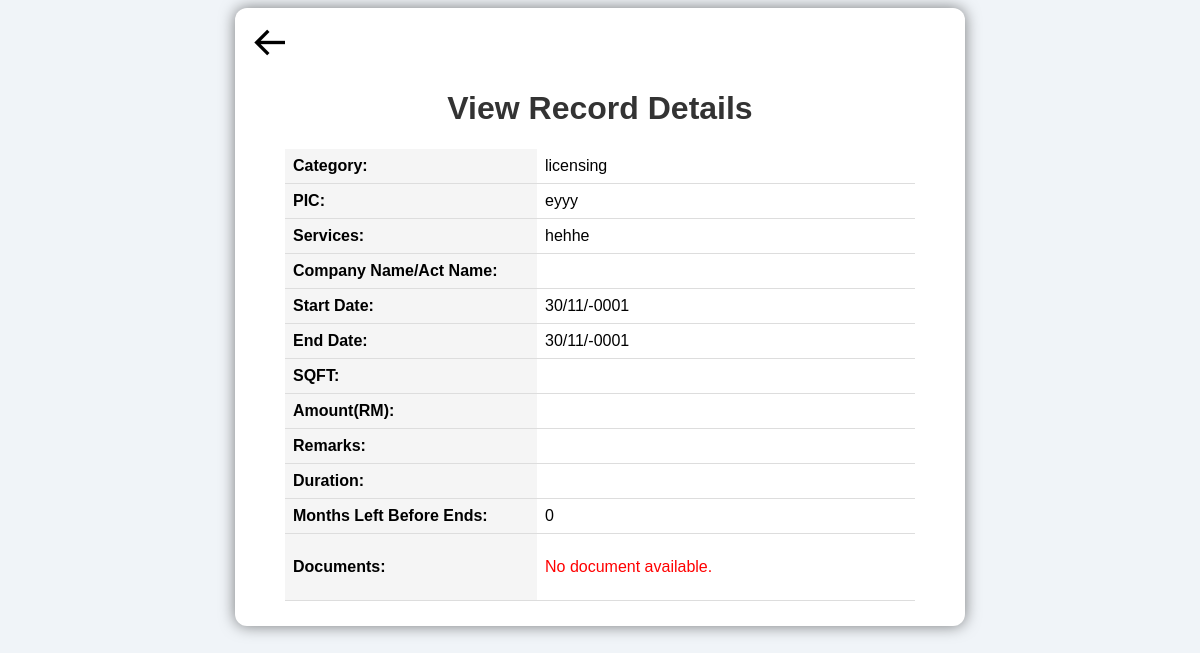
Before: /view1.php (signed in) with the older database file.
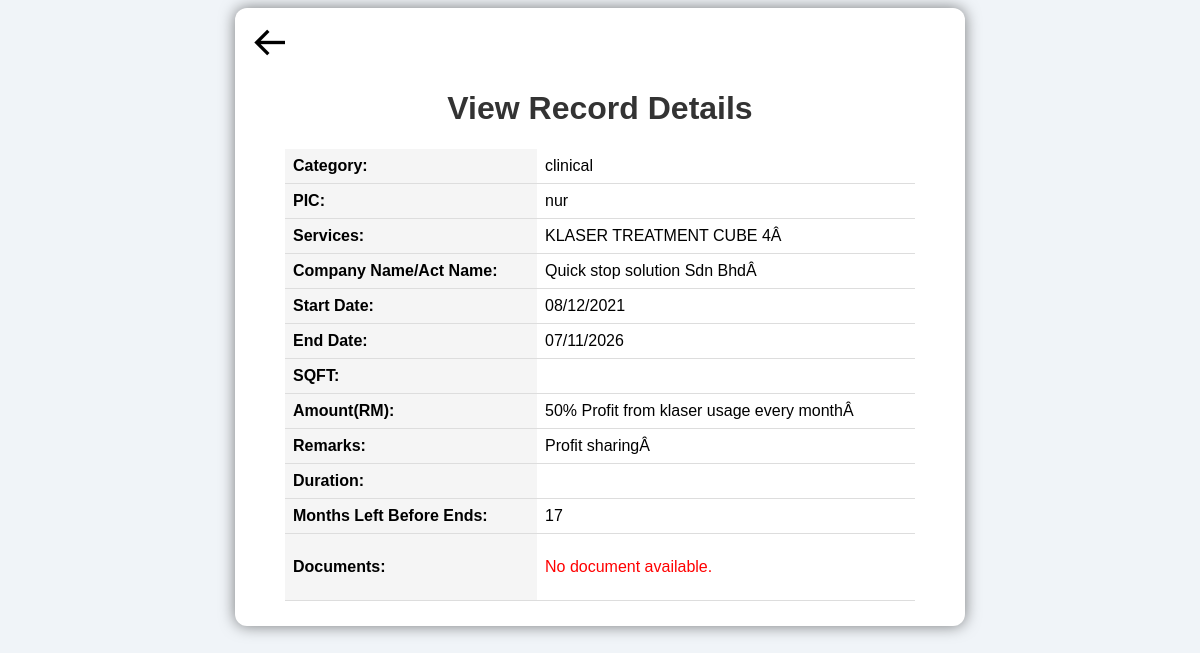
After: the same page with the newer database file.
### tables this page shows
CREATE TABLE IF NOT EXISTS `form` (
`id` int(11) NOT NULL,
  `category` varchar(50) NOT NULL,
  `pic` varchar(100) NOT NULL,
  `service` varchar(500) NOT NULL,
  `company` varchar(500) NOT NULL,
  `start` date NOT NULL,
  `endDate` date NOT NULL,
  `sqft` varchar(80) NOT NULL,
  `rent` varchar(80) NOT NULL,
  `remarks` varchar(500) NOT NULL,
  `filename` varchar(500) NOT NULL,
  `monthsLeft` int(100) NOT NULL,
  `department` varchar(100) NOT NULL,
  `upload_date` timestamp NOT NULL DEFAULT CURRENT_TIMESTAMP ON UPDATE CURRENT_TIMESTAMP,
  `status` enum('active','expired') NOT NULL,
  `duration` varchar(100) NOT NULL
);

### view1.php (the view, shortened to what this page needs)
<?php
include("dbconn.php");
$filename = isset($_GET['filename']) ? $_GET['filename'] : '';
$stmt = $connection->prepare("SELECT * FROM form WHERE filename = ? AND department = ?");
$stmt->bind_param("si", $filename, $_SESSION['department']);
$stmt->execute();
$result = $stmt->get_result();
if ($result->num_rows > 0) {
    $row = $result->fetch_assoc();
} else {
    echo "<script>alert('No data found for this entry.'); window.location.href='dashboard.php';</script>";
    exit();
}
?>
<!DOCTYPE html>
<html lang="en">
<head>
    <link href='https://unpkg.com/boxicons@2.1.4/css/boxicons.min.css' rel='stylesheet'>
</head>
<body>
<div class="container">
    <a href="dashboard.php" class="back-button" type="button"><i class='bx bx-arrow-back'></i></a>
    <h1>View Record Details</h1>
    <table>
        <tr><th>Category:</th><td><?php echo htmlspecialchars($row['category']); ?></td></tr>
        <tr><th>PIC:</th><td><?php echo htmlspecialchars($row['pic']); ?></td></tr>
        <tr><th>Services:</th><td><?php echo htmlspecialchars($row['service']); ?></td></tr>
        <tr><th>Company Name/Act Name:</th><td><?php echo htmlspecialchars($row['company']); ?></td></tr>
        <tr><th>Start Date:</th><td><?php echo date("d/m/Y", strtotime($row["start"])); ?></td></tr>
        <tr><th>End Date:</th><td><?php echo date("d/m/Y", strtotime($row["endDate"])); ?></td></tr>
        <tr><th>SQFT:</th><td><?php echo htmlspecialchars($row['sqft']); ?></td></tr>
        <tr><th>Amount(RM):</th><td><?php echo htmlspecialchars($row['rent']); ?></td></tr>
        <tr><th>Remarks:</th><td><?php echo htmlspecialchars($row['remarks']); ?></td></tr>
        <tr><th>Duration:</th><td><?php echo htmlspecialchars($row['duration']); ?></td></tr>
        <tr><th>Months Left Before Ends:</th><td><?php echo htmlspecialchars($row['monthsLeft']); ?></td></tr>
        <tr><th>Documents:</th>
        <td>
                <?php
                if (!empty($row['filename'])) {
                    $file_names = preg_split('/\s*,\s*/', $row['filename']);
                    echo "<ul>";
                    foreach ($file_names as $file_name) {
                        echo "<li><a href='uploads/" . htmlspecialchars($file_name) . "' download>" . htmlspecialchars($file_name) . "</a></li>";
                    }
                    echo "</ul>";
                } else {
                    echo "<p style='color: red;'>No document available.</p>";
                }
                ?>
            </td>
        </tr>
    </table>
</div>
</body>
</html>

Changed rows visible on the page:
removed form: category "licensing", pic "eyyy", service "hehhe", start "30/11/-0001", endDate "30/11/-0001", monthsLeft "0"
added form: category "clinical", pic "nur", service "KLASER TREATMENT CUBE 4Â", company "Quick stop solution Sdn BhdÂ", start "08/12/2021", endDate "07/11/2026", rent "50% Profit from klaser usage every monthÂ", remarks "Profit sharingÂ", monthsLeft "17"
